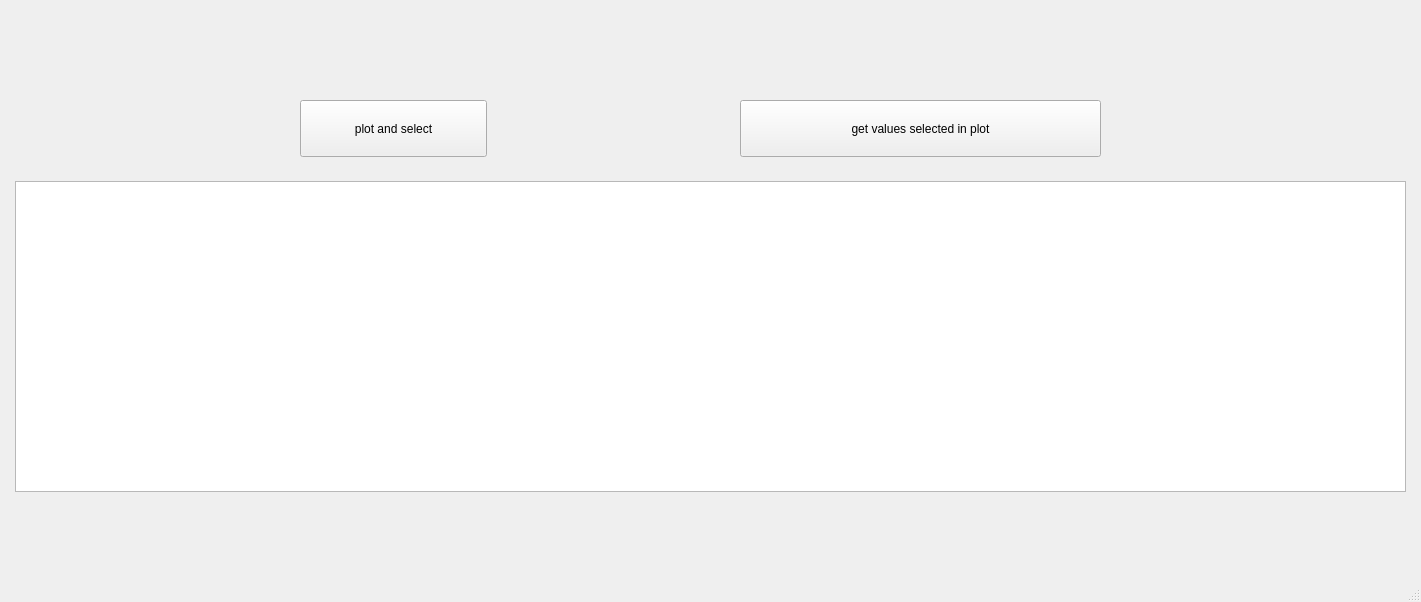
<?xml version="1.0" encoding="UTF-8"?>
<ui version="4.0">
 <class>MainWindow</class>
 <widget class="QMainWindow" name="MainWindow">
  <property name="geometry">
   <rect>
    <x>0</x>
    <y>0</y>
    <width>1421</width>
    <height>602</height>
   </rect>
  </property>
  <property name="windowTitle">
   <string>MainWindow</string>
  </property>
  <widget class="QWidget" name="centralwidget">
   <widget class="QPushButton" name="pushButton_plotAndSelect">
    <property name="geometry">
     <rect>
      <x>300</x>
      <y>100</y>
      <width>187</width>
      <height>57</height>
     </rect>
    </property>
    <property name="text">
     <string>plot and select</string>
    </property>
   </widget>
   <widget class="QTextBrowser" name="textBrowser_messages">
    <property name="geometry">
     <rect>
      <x>15</x>
      <y>181</y>
      <width>1391</width>
      <height>311</height>
     </rect>
    </property>
   </widget>
   <widget class="QPushButton" name="pushButton_getValues">
    <property name="geometry">
     <rect>
      <x>740</x>
      <y>100</y>
      <width>361</width>
      <height>57</height>
     </rect>
    </property>
    <property name="text">
     <string>get values selected in plot</string>
    </property>
   </widget>
  </widget>
  <widget class="QMenuBar" name="menubar">
   <property name="geometry">
    <rect>
     <x>0</x>
     <y>0</y>
     <width>1421</width>
     <height>47</height>
    </rect>
   </property>
  </widget>
  <widget class="QStatusBar" name="statusbar"/>
 </widget>
 <resources/>
 <connections/>
</ui>
